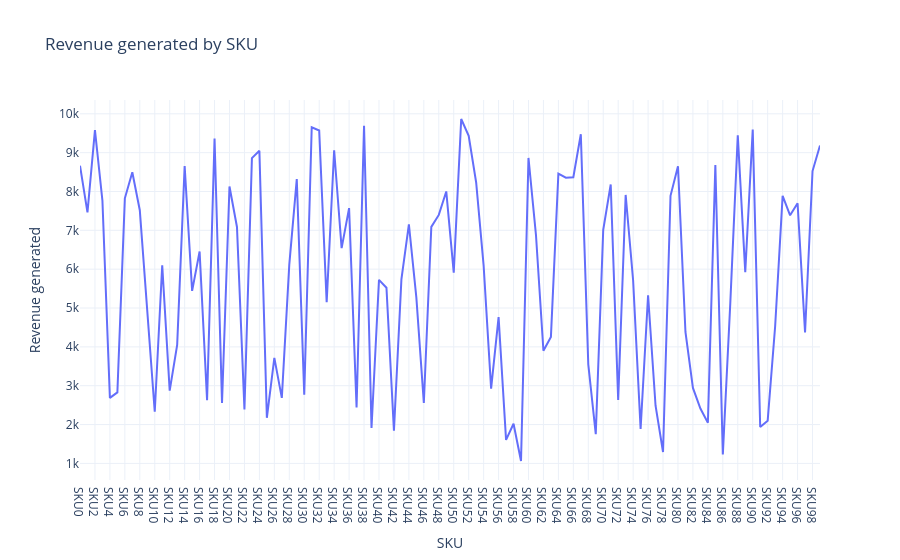

Notebook cell for this chart:
### Markdown cell above
#Analysing SKU ::
A Stock Keeping Unit (SKU, pronounced "skew") is a unique alphanumeric code assigned to products by retailers to track inventory internally. Ranging from 8-12 characters, SKUs distinguish product variations like size, color, or style, aiding in sales tracking and order accuracy.

### Code cell
revenue_chart = px.line(df, x = 'SKU',
                        y = 'Revenue generated',
                        title = 'Revenue generated by SKU')
revenue_chart.show()

### Figure 1 — Plotly figure (JSON) as saved in the notebook; plotly's stock layout.template omitted (floating-point values rounded to 4 significant figures)
{"data": [{"hovertemplate": "SKU=%{x}<br>Revenue generated=%{y}<extra></extra>", "legendgroup": "", "line": {"color": "#636efa", "dash": "solid"}, "marker": {"symbol": "circle"}, "mode": "lines", "name": "", "orientation": "v", "showlegend": false, "type": "scatter", "x": ["SKU0", "SKU1", "SKU2", "SKU3", "SKU4", "SKU5", "SKU6", "SKU7", "SKU8", "SKU9", "SKU10", "SKU11", "SKU12", "SKU13", "SKU14", "SKU15", "SKU16", "SKU17", "SKU18", "SKU19", "SKU20", "SKU21", "SKU22", "SKU23", "SKU24", "SKU25", "SKU26", "SKU27", "SKU28", "SKU29", "SKU30", "SKU31", "SKU32", "SKU33", "SKU34", "SKU35", "SKU36", "SKU37", "SKU38", "SKU39", "SKU40", "SKU41", "SKU42", "SKU43", "SKU44", "SKU45", "SKU46", "SKU47", "SKU48", "SKU49", "SKU50", "SKU51", "SKU52", "SKU53", "SKU54", "SKU55", "SKU56", "SKU57", "SKU58", "SKU59", "SKU60", "SKU61", "SKU62", "SKU63", "SKU64", "SKU65", "SKU66", "SKU67", "SKU68", "SKU69", "SKU70", "SKU71", "SKU72", "SKU73", "SKU74", "SKU75", "SKU76", "SKU77", "SKU78", "SKU79", "SKU80", "SKU81", "SKU82", "SKU83", "SKU84", "SKU85", "SKU86", "SKU87", "SKU88", "SKU89", "SKU90", "SKU91", "SKU92", "SKU93", "SKU94", "SKU95", "SKU96", "SKU97", "SKU98", "SKU99"], "xaxis": "x", "y": [8662.0, 7461.0, 9578.0, 7767.0, 2687.0, 2828.0, 7823.0, 8496.0, 7517.0, 4971.0, 2331.0, 6100.0, 2874.0, 4053.0, 8654.0, 5442.0, 6454.0, 2629.0, 9365.0, 2553.0, 8128.0, 7087.0, 2391.0, 8858.0, 9049.0, 2175.0, 3716.0, 2686.0, 6117.0, 8319.0, 2766.0, 9655.0, 9572.0, 5150.0, 9062.0, 6541.0, 7573.0, 2438.0, 9692.0, 1912.0, 5725.0, 5521.0, 1840.0, 5737.0, 7152.0, 5268.0, 2557.0, 7089.0, 7397.0, 8002.0, 5911.0, 9866.0, 9436.0, 8232.0, 6088.0, 2926.0, 4767.0, 1606.0, 2021.0, 1062.0, 8864.0, 6886.0, 3900.0, 4257.0, 8459.0, 8355.0, 8368.0, 9474.0, 3550.0, 1752.0, 7015.0, 8180.0, 2633.0, 7911.0, 5710.0, 1889.0, 5328.0, 2484.0, 1292.0, 7889.0, 8652.0, 4384.0, 2943.0, 2412.0, 2048.0, 8685.0, 1230.0, 5134.0, 9445.0, 5925.0, 9593.0, 1935.0, 2100.0, 4531.0, 7888.0, 7386.0, 7698.0, 4371.0, 8526.0, 9185.0], "yaxis": "y"}], "layout": {"legend": {"tracegroupgap": 0}, "title": {"text": "Revenue generated by SKU"}, "xaxis": {"anchor": "y", "domain": [0, 1], "title": {"text": "SKU"}}, "yaxis": {"anchor": "x", "domain": [0, 1], "title": {"text": "Revenue generated"}}}}
